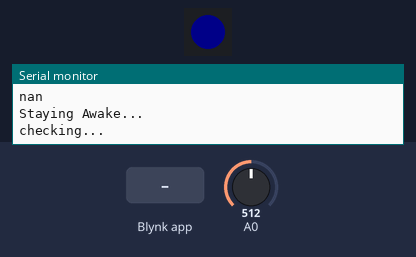
Simulated run of this sketch. Board: ESP8266 (NodeMCU). Parts: 1 RGB LEDs in strip order, left to right, the last lines printed to the serial monitor. The test bench sets the inputs (shaded band); at power-on: A0 = 512. Dim RGB values are drawn brighter than linear; WiFi joins after 1.5 s; servers stay silent unless stated; EEPROM starts erased.

Above: at 9.2 s.
9.3 s: Blynk app writes 0 to V4
At 11.2 s:
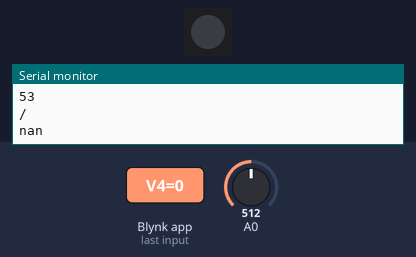
11.8 s: Blynk app writes 1 to V4
At 14.9 s:
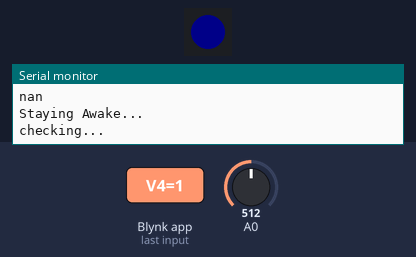
Timing chart, 0 to 16.4 s (numbered marks = the images above; inputs shaded):
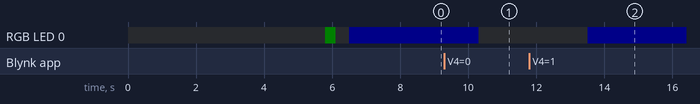

The sketch:

Soil_Moisture_Sensor_v1_21.ino
```cpp
//v1.1 - Max time set to 15m
//v1.2.1 - Copied from file on thingiverse

//WiFi enabled Soil Moisture Sesnor v2
//Copyright cabuu, 2018
//For more details see http://www.cabuu.com


//Configure the following 3 variables

// You should get Auth Token in the Blynk App.
// Go to the Project Settings (nut icon).

char auth[] = "aIKKJm6H0WhWOQHYYOFgbIZuKymi3Ygw";

//End of configuration

//needed for wifi manager
#include <DNSServer.h>
#include <ESP8266WebServer.h>
#include "WiFiManager.h"          //https://github.com/tzapu/WiFiManager

#include <ESP8266WiFi.h>
#include <BlynkSimpleEsp8266.h>
#include "FastLED.h"
#include <EEPROM.h>

//Fast LED definitions
#define NUM_LEDS      1
#define DATA_PIN      4
#define COLOR_ORDER   GRB
#define CHIPSET       WS2812B
#define FREQUENCY     50                // controls the interval between strikes
#define FLASHES       8                 // the upper limit of flashes per strike
#define BRIGHTNESS    10

int val;
int moistureThreshold;                  //Soil moisture level
int soilMoistureLevel;
float soilMoistureLevelf;               //In float form
int Status = 1;                         //Status for LED etc, 1 = Green (OK), 2 = Red (Dry), 3=Grey (Offline), 4 = Blue (Too wet)
int ledStatus = 1;                      //Led On (Default)

int addrMoistureThresholdUpper = 0;     //Memory index of upper moisture threshold
float moistureThresholdUpper;

int addrMoistureThresholdLower = 10;    //Memory index of lower moisture threshold
float moistureThresholdLower;


int addrSleepMode = 50;                 //Memory index of sleep mode inidcator
int SleepMode;                          //Sleep mode, default 1 = on

//Set dry and wet levels based on your own sensor, in my case Dry 28, wet =69
int dryPercent = 28;
int wetPercent = 69;


BlynkTimer timer;

CRGB leds[NUM_LEDS];
#define color White;
unsigned int dimmer = 1;


BLYNK_WRITE(V16)
{
  SleepMode = param.asInt();
  Serial.println("Sleep Mode Set To: ");
  Serial.println(SleepMode);
  EEPROM.begin(512);
  EEPROM.put(addrSleepMode, SleepMode);
  Serial.println("Saving...");
  EEPROM.commit();
}

BLYNK_WRITE(V4)
{
  //Turn on/off LED
  int pinValue = param.asInt(); // assigning incoming value from pin V4 to a variable
  if (pinValue==1) {
    ledStatus = 1;
  } else {
    //Turn off the LED
        leds[0] = CRGB::Black;
        FastLED.show();
        ledStatus = 0;
  }

}

BLYNK_WRITE(V8)
{
  //Executes on V8 change in app
  int pinValue = param.asInt(); // assigning incoming value from pin V8 to a variable
  //Convert to float
  moistureThresholdUpper = (float)pinValue;

  //Update EEPROM now
  uint addr = 0;
  EEPROM.begin(512);
  EEPROM.put(addrMoistureThresholdUpper, moistureThresholdUpper);
  Serial.println("Saving...");
  EEPROM.commit();
  moistureThresholdUpper = 0;
  EEPROM.get(addrMoistureThresholdUpper, moistureThresholdUpper);
  Serial.println(moistureThresholdUpper);
}

BLYNK_WRITE(V9)
{
  //Executes on V8 change in app
  int pinValue = param.asInt(); // assigning incoming value from pin V8 to a variable
  //Convert to float
  moistureThresholdLower = (float)pinValue;

  //Update EEPROM now
  uint addr = 0;
  EEPROM.begin(512);
  EEPROM.put(addrMoistureThresholdLower, moistureThresholdLower);
  Serial.println("Saving...");
  EEPROM.commit();
  moistureThresholdLower = 0;
  EEPROM.get(addrMoistureThresholdLower, moistureThresholdLower);
  Serial.println(moistureThresholdLower);
}

void configModeCallback (WiFiManager *myWiFiManager) {
  Serial.println("Entered config mode");
  Serial.println(WiFi.softAPIP());
  //if you used auto generated SSID, print it
  Serial.println(myWiFiManager->getConfigPortalSSID());
}

void setup() {
  Serial.begin(9600);                     // Debug console
  Serial.println("Soil Moisture Sensor v1.2");     // Soil moisture sensor v1
  delay( 3000 );                          // power-up safety delay

  //WiFiManager
  //Local intialization. Once its business is done, there is no need to keep it around
  WiFiManager wifiManager;
  //reset settings - for testing
  //wifiManager.resetSettings();

  //set callback that gets called when connecting to previous WiFi fails, and enters Access Point mode
  wifiManager.setAPCallback(configModeCallback);

  //fetches ssid and pass and tries to connect
  //if it does not connect it starts an access point with the specified name
  //here  "AutoConnectAP"
  //and goes into a blocking loop awaiting configuration
  if(!wifiManager.autoConnect("MoistureSensor01")) {
    Serial.println("failed to connect and hit timeout");
    //reset and try again, or maybe put it to deep sleep
    ESP.reset();
    delay(1000);

  }

  //if you get here you have connected to the WiFi
  Serial.println("connected...yeey :)");

  Blynk.config(auth);

  if(!Blynk.connected()) {
    Blynk.connect();
  }


  EEPROM.begin(512);

  EEPROM.get(addrMoistureThresholdUpper,moistureThresholdUpper);  //Get the upper moisture threshold
  EEPROM.get(addrMoistureThresholdLower,moistureThresholdLower);  //Get the upper moisture threshold
  EEPROM.get(addrSleepMode,SleepMode);     // Get sleep status
  Serial.println("bef blynk");
  // Blynk.begin(auth, ssid, pass);          // Connect to Blynk
  Serial.println("after blynk");
  timer.setInterval(1000L, myTimerEvent);
  Serial.println("after timer");
  //Sync with values saved since last sleep, in case we have asked for it to wake up
  Serial.println("Syncing with Blynk...");
  delay(500);
  Blynk.syncAll();
  delay(500);
  Serial.println("Done!");

  FastLED.addLeds<CHIPSET, DATA_PIN, COLOR_ORDER>(leds, NUM_LEDS);
  LEDS.setBrightness(BRIGHTNESS);
  // put your setup code here, to run once:

  // Flash green to inidciate sucesful startup
        leds[0] = CRGB::Green;
        FastLED.show();
        delay(100);
        leds[0] = CRGB::Black;
        FastLED.show();
        delay(100);
        leds[0] = CRGB::Green;
        FastLED.show();
        delay(100);
        leds[0] = CRGB::Black;
        FastLED.show();


        WidgetLED StatusLED(V11);
        StatusLED.on();

        WidgetLED MoistureLED(V12);
        MoistureLED.on();

        //Set App status LED to Green to show we are connected
        Blynk.setProperty(V11, "color","#4ca64c");      // Set staus led in app to green
}

void myTimerEvent()
{
  delay(100);
Serial.println("checking...");
  // Check the moisture level
  GetMoistureLevel();
  delay(100);

  Serial.println(soilMoistureLevel);
    Serial.println("/");
  Serial.println(moistureThresholdLower);

  if(soilMoistureLevel <int(moistureThresholdUpper) && soilMoistureLevel >int(moistureThresholdLower)) //Soil is perfect
  {
        if (ledStatus == 1){
          leds[0] = CRGB::Green;
          FastLED.show();
        }


        Blynk.setProperty(V12, "color","#4ca64c");      // Set staus led in app to green
  }

  else if(soilMoistureLevel >int(moistureThresholdUpper)) //Soil is wet
  {
        if (ledStatus == 1){
          leds[0] = CRGB::Blue;
          FastLED.show();
        }
        Blynk.setProperty(V12, "color","#6666ff");      // Set staus led in app to blue

        Blynk.notify("Moisture High");
  }
  else if(soilMoistureLevel <int(moistureThresholdLower)) //Soil is wet
  {
        if (ledStatus == 1){
          leds[0] = CRGB::Red;
          FastLED.show();
        }
        Blynk.setProperty(V12, "color","#ff3232");      // Set staus led in app to red
        Blynk.notify("Moisture Low");

  }

  //Update Blynk app
  Blynk.virtualWrite(V5, soilMoistureLevel);
}


void loop() {
  // put your main code here, to run repeatedly:
  Blynk.run();
  timer.run(); // Initiates BlynkTimer

if (SleepMode ==1) {
  //Done everything now Gotosleep
  //If LED state currently Green i.e Status = 1, set staus LED to Grey (Offline)
  //if (Status == 1) {
  delay(500);
  FastLED.setBrightness(1);
  Blynk.setProperty(V11, "color","#808080");      // Set staus led in app to grey
  delay(500);
  //}
  Serial.println("Sleeping...");
  ESP.deepSleep(15 * 60 * 1000000); // deepSleep time is defined in microseconds.
} else {
  //Do nothing
  delay(1000);
  Serial.println("Staying Awake...");
}


}


//Set dry and wet levels based on your own sensor, in my case Dry 28, wet =69
    void GetMoistureLevel()
  {
    delay(100);
    soilMoistureLevelf = analogRead(0);
    soilMoistureLevelf = (1-(soilMoistureLevelf/1023))*100;
    //Convert to a meaningful percentage based on our calibrated wet/dry levels defined earlier
    soilMoistureLevelf = ((soilMoistureLevelf - dryPercent)/(wetPercent-dryPercent))*100;
    soilMoistureLevel = int(soilMoistureLevelf);
    delay(100);
  }

  BLYNK_CONNECTED() {
  }
```

Measured:
- after the input at 9.3 s, RGB LED 0: RGB(0, 0, 10) → off after 1.0 s
- after the input at 11.8 s, RGB LED 0: off → RGB(0, 0, 10) after 1.7 s
